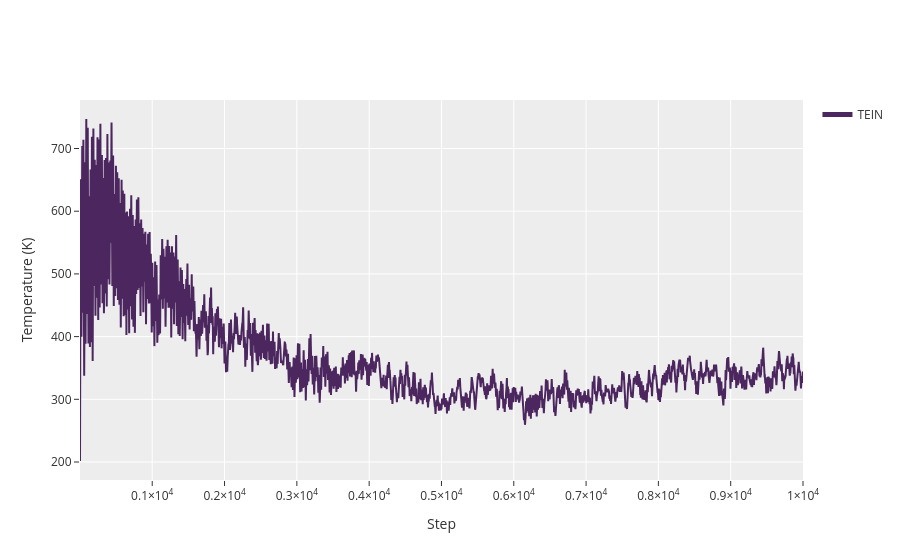

Notebook code cell kept with this figure:
### Code cell
mycalc.energy[:].plot("TEIN")

### Figure 1 — Plotly figure (JSON) as saved in the notebook; plotly's stock layout.template omitted (floating-point values rounded to 4 significant figures; data arrays with more than 128 entries replaced by an {"elided": "..."} marker saying what was removed)
{"data": [{"legendgroup": "TEIN", "line": {"color": "#4C265F"}, "name": "TEIN", "showlegend": true, "type": "scatter", "x": {"elided": "10000 int values"}, "y": {"elided": "10000 float values"}, "yaxis": "y"}], "layout": {"autosize": true, "legend": {"itemsizing": "constant"}, "xaxis": {"autorange": true, "range": [1, 10000], "title": {"text": "Step"}, "type": "linear"}, "yaxis": {"autorange": true, "range": [171.3, 777.4], "title": {"text": "Temperature (K)"}, "type": "linear"}}}
